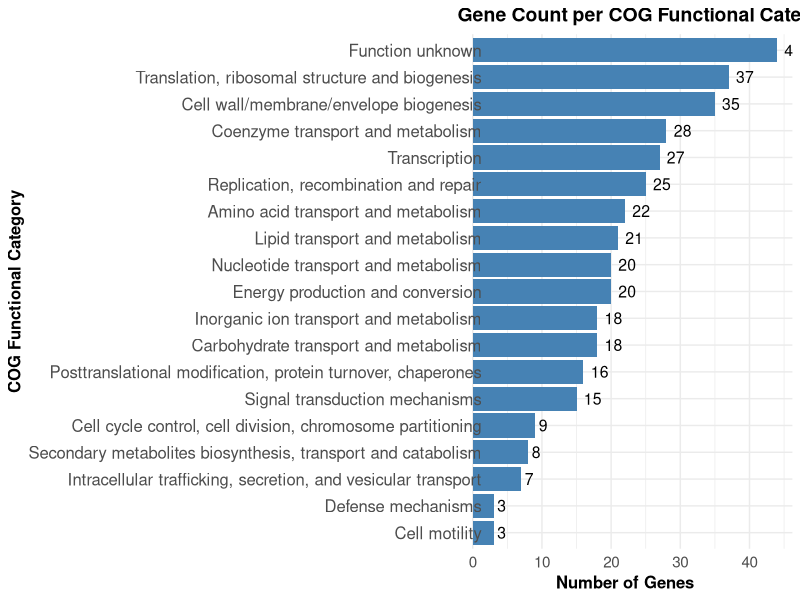
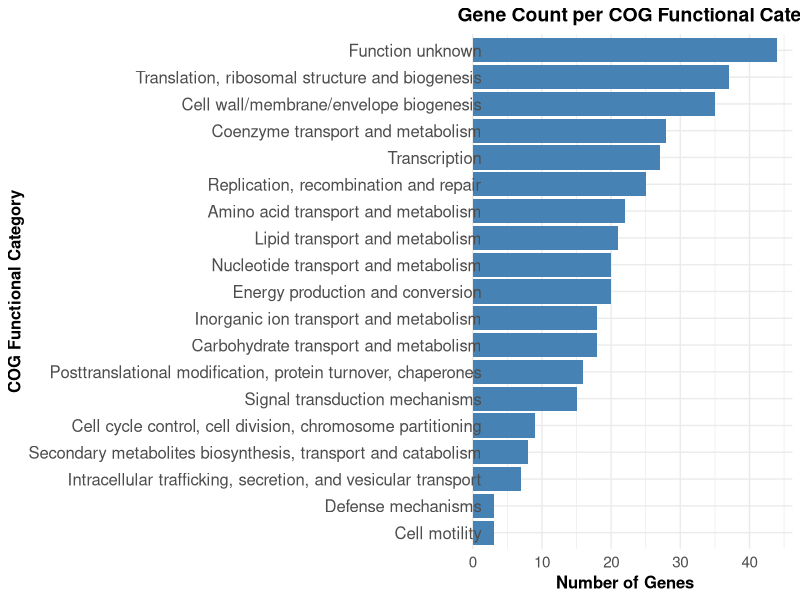
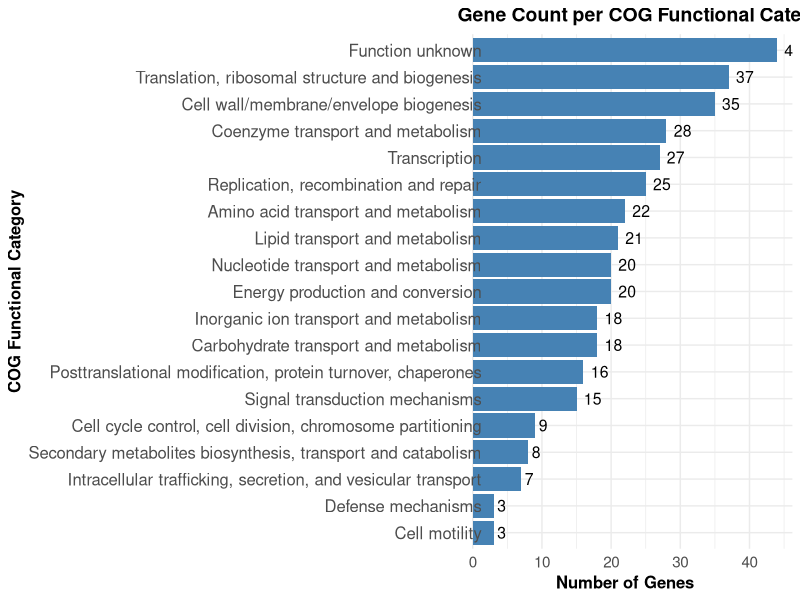
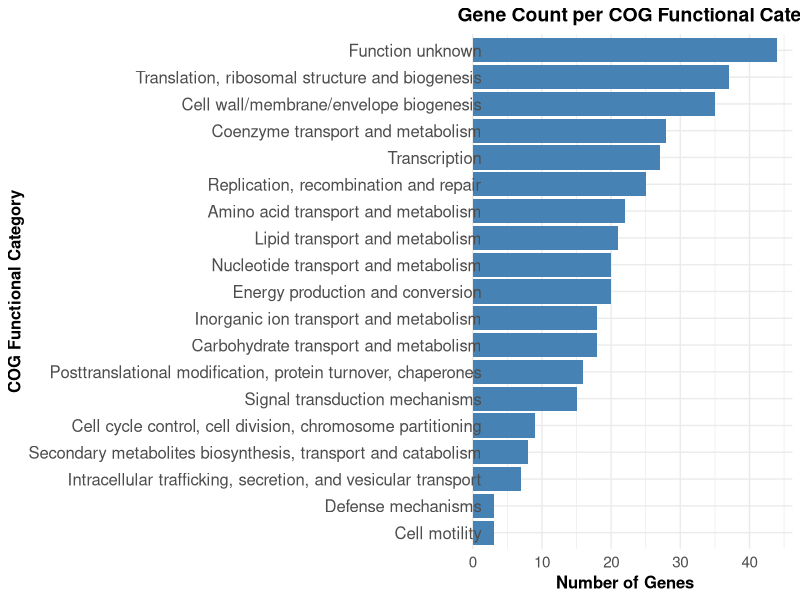

These charts were generated, in order, by the following R code: (Note: this script raises an error after producing the figures.)
library(tidyverse)
library(dplyr)

# 读取数据
df=read.csv("Data/Aeromonas_Integrated_Data.csv")

# 筛选必须基因
df=df[df$essential_status_2=="essential", c("gene_id","essential_status_2","COG_category")]

# 去掉df中有NA的行
df=df[!is.na(df$COG_category),]  # 留下的都是CDS

# 将含多个COG字母的行拆分开，每个字母一行
df_split <- df %>%
  mutate(COG_category = strsplit(as.character(COG_category), "")) %>%
  unnest(COG_category)

# 定义COG字母对应的类别含义
COG_meaning <- data.frame(
  COG_category = c("J", "A", "K", "L", "B", "D", "Y", "V", "T", "M", 
                   "N", "Z", "W", "U", "O", "C", "G", "E", "F", "H", "I", 
                   "P", "Q", "R", "S", "X"),
  Function = c("Translation, ribosomal structure and biogenesis",
               "RNA processing and modification",
               "Transcription",
               "Replication, recombination and repair",
               "Chromatin structure and dynamics",
               "Cell cycle control, cell division, chromosome partitioning",
               "Nuclear structure",
               "Defense mechanisms",
               "Signal transduction mechanisms",
               "Cell wall/membrane/envelope biogenesis",
               "Cell motility",
               "Cytoskeleton",
               "Extracellular structures",
               "Intracellular trafficking, secretion, and vesicular transport",
               "Posttranslational modification, protein turnover, chaperones",
               "Energy production and conversion",
               "Carbohydrate transport and metabolism",
               "Amino acid transport and metabolism",
               "Nucleotide transport and metabolism",
               "Coenzyme transport and metabolism",
               "Lipid transport and metabolism",
               "Inorganic ion transport and metabolism",
               "Secondary metabolites biosynthesis, transport and catabolism",
               "General function prediction only",
               "Function unknown",
               "Mobilome: prophages, transposons")
)

# 统计每个COG类别数量
COG_count <- df_split %>%
  group_by(COG_category) %>%
  summarise(Count = n()) %>%
  left_join(COG_meaning, by = "COG_category") %>%
  arrange(desc(Count))

# 绘制条形图(有数字)
p=ggplot(COG_count, aes(x = reorder(Function, Count), y = Count)) +
  geom_bar(stat = "identity", fill = "steelblue") +
  geom_text(aes(label = Count),hjust = -0.4,color = "black",size = 4) +
  coord_flip() +
  labs(x = "COG Functional Category", y = "Number of Genes", title = "Gene Count per COG Functional Category") +
  theme_minimal()+
  theme(
    axis.text.y = element_text(size = 12, margin = margin(r = -20)),  # 标签靠近柱子
    axis.text.x = element_text(size = 11),
    axis.title = element_text(size = 12, face = "bold"),
    plot.title = element_text(size = 14, face = "bold", hjust = 0)
  )

p


# 保存图像和统计信息
pdf("COG/COG_category.pdf", width = 12, height = 9)
print(p)
dev.off()

# 绘制条形图(无数字)
p=ggplot(COG_count, aes(x = reorder(Function, Count), y = Count)) +
  geom_bar(stat = "identity", fill = "steelblue") +
  coord_flip() +
  labs(x = "COG Functional Category", y = "Number of Genes", title = "Gene Count per COG Functional Category") +
  theme_minimal()+
  theme(
    axis.text.y = element_text(size = 12, margin = margin(r = -20)),  # 标签靠近柱子
    axis.text.x = element_text(size = 11),
    axis.title = element_text(size = 12, face = "bold"),
    plot.title = element_text(size = 14, face = "bold", hjust = 0)
  )

p


# 保存图像和统计信息
pdf("COG/COG_category(no_count).pdf", width = 12, height = 9)
print(p)
dev.off()

write.csv(COG_count,"COG/COG_category.csv")
